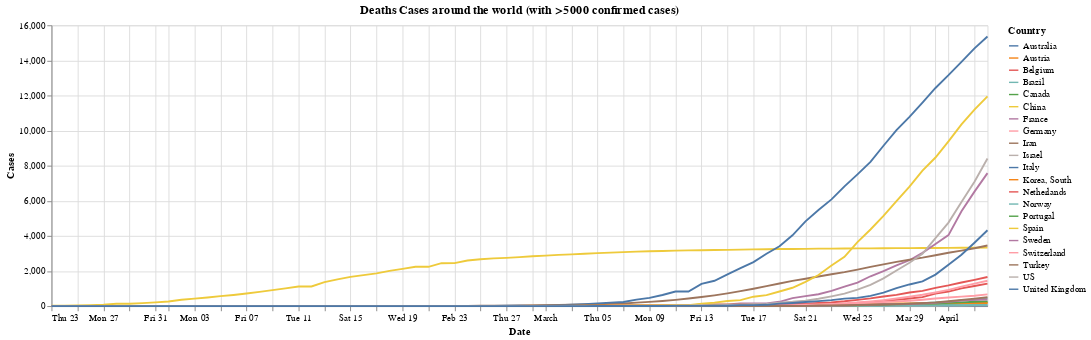

This figure's notebook cell:
### Code cell
chart_countries_timeline(df_deaths, countries_5000).properties(title=f'Deaths Cases around the world (with >5000 confirmed cases)')

### Figure 1 — Vega-Lite specification as saved in the notebook (floating-point values rounded to 4 significant figures; data arrays with more than 128 entries replaced by an {"elided": "..."} marker saying what was removed)
{"config": {"view": {"continuousWidth": 400, "continuousHeight": 300}}, "data": {"name": "data-34e91d840d074901a1ea22db13b2d794"}, "mark": "line", "encoding": {"color": {"type": "nominal", "field": "Country"}, "opacity": {"condition": {"value": 1, "selection": "selector002"}, "value": 0.2}, "tooltip": [{"type": "nominal", "field": "Country"}, {"type": "temporal", "field": "Date"}, {"type": "quantitative", "field": "Cases"}], "x": {"type": "temporal", "field": "Date"}, "y": {"type": "quantitative", "field": "Cases"}}, "selection": {"selector002": {"type": "multi", "fields": ["Country"], "bind": "legend"}}, "title": "Deaths Cases around the world (with >5000 confirmed cases)", "width": 1000, "$schema": "https://vega.github.io/schema/vega-lite/v4.0.2.json", "datasets": {"data-34e91d840d074901a1ea22db13b2d794": {"elided": "1533 records"}}}
